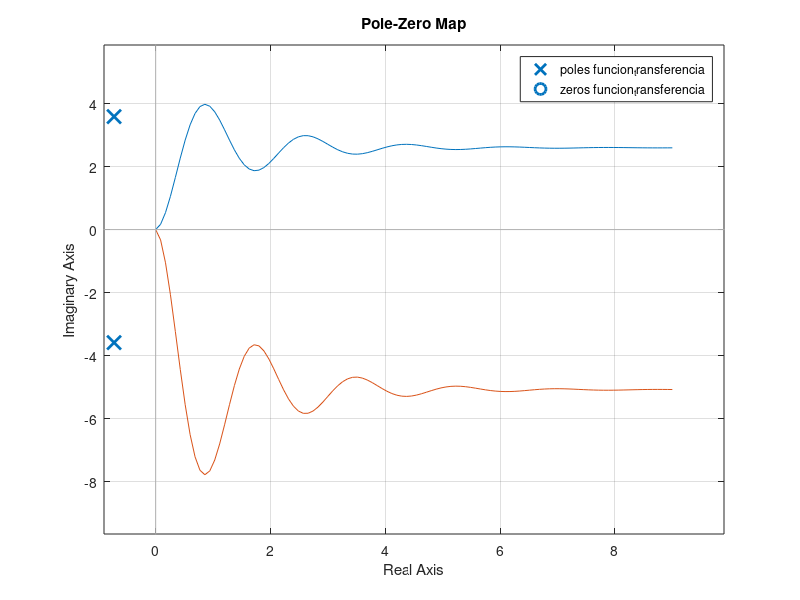

Reproduce this figure in MATLAB.
clear; clc ;close all
%% Step
num = [-15.14 -908.4];
den = [60 87 804];
funcion_transferencia = tf(num,den);
step(-2.3*funcion_transferencia, 4.5*funcion_transferencia) 
%% Mapa de polos y ceros
pzmap(funcion_transferencia)
